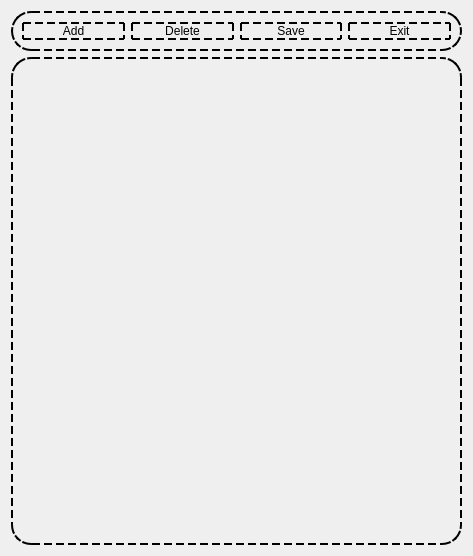
<?xml version="1.0" encoding="UTF-8"?>
<ui version="4.0">
 <class>MappingWindow</class>
 <widget class="QWidget" name="MappingWindow">
  <property name="geometry">
   <rect>
    <x>0</x>
    <y>0</y>
    <width>473</width>
    <height>556</height>
   </rect>
  </property>
  <property name="windowTitle">
   <string>Mapping Window</string>
  </property>
  <property name="styleSheet">
   <string notr="true">QFrame{
	border:2px dashed black;
	background:transparent;
	border-radius:20%;
}</string>
  </property>
  <layout class="QVBoxLayout" name="verticalLayout">
   <item>
    <widget class="QFrame" name="frame">
     <property name="frameShape">
      <enum>QFrame::Shape::StyledPanel</enum>
     </property>
     <property name="frameShadow">
      <enum>QFrame::Shadow::Raised</enum>
     </property>
     <layout class="QHBoxLayout" name="horizontalLayout">
      <item>
       <widget class="QPushButton" name="pushButton">
        <property name="styleSheet">
         <string notr="true">QPushButton{
	border:2px dashed black;
	border-radius:20%;
}

QPushButton::hover{
	background-color: rgb(64, 255, 150);
}</string>
        </property>
        <property name="text">
         <string>Add</string>
        </property>
        <property name="icon">
         <iconset resource="assets.qrc">
          <normaloff>:/icons/Asstes/Icons/icons8-add-100.png</normaloff>:/icons/Asstes/Icons/icons8-add-100.png</iconset>
        </property>
        <property name="iconSize">
         <size>
          <width>40</width>
          <height>40</height>
         </size>
        </property>
       </widget>
      </item>
      <item>
       <widget class="QPushButton" name="pushButton_2">
        <property name="styleSheet">
         <string notr="true">QPushButton{
	border:2px dashed black;
	border-radius:20%;
}

QPushButton::hover{
	background-color: rgb(255, 156, 34);
}</string>
        </property>
        <property name="text">
         <string>Delete</string>
        </property>
        <property name="icon">
         <iconset resource="assets.qrc">
          <normaloff>:/icons/Asstes/Icons/icons8-cross-64.png</normaloff>:/icons/Asstes/Icons/icons8-cross-64.png</iconset>
        </property>
        <property name="iconSize">
         <size>
          <width>40</width>
          <height>40</height>
         </size>
        </property>
       </widget>
      </item>
      <item>
       <widget class="QPushButton" name="pushButton_4">
        <property name="styleSheet">
         <string notr="true">QPushButton{
	border:2px dashed black;
	border-radius:20%;
}

QPushButton::hover{
	background-color: rgb(64, 255, 150);
}</string>
        </property>
        <property name="text">
         <string>Save</string>
        </property>
        <property name="icon">
         <iconset resource="assets.qrc">
          <normaloff>:/icons/Asstes/Icons/icons8-save-64.png</normaloff>:/icons/Asstes/Icons/icons8-save-64.png</iconset>
        </property>
        <property name="iconSize">
         <size>
          <width>40</width>
          <height>40</height>
         </size>
        </property>
       </widget>
      </item>
      <item>
       <widget class="QPushButton" name="pushButton_5">
        <property name="styleSheet">
         <string notr="true">QPushButton{
	border:2px dashed black;
	border-radius:20%;
}

QPushButton::hover{
	background-color: rgb(155, 0, 0);
}</string>
        </property>
        <property name="text">
         <string>Exit</string>
        </property>
        <property name="icon">
         <iconset resource="assets.qrc">
          <normaloff>:/icons/Asstes/Icons/icons8-export-100.png</normaloff>:/icons/Asstes/Icons/icons8-export-100.png</iconset>
        </property>
        <property name="iconSize">
         <size>
          <width>40</width>
          <height>40</height>
         </size>
        </property>
       </widget>
      </item>
     </layout>
    </widget>
   </item>
   <item>
    <widget class="QTableWidget" name="tableWidget">
     <property name="font">
      <font>
       <pointsize>12</pointsize>
      </font>
     </property>
    </widget>
   </item>
  </layout>
 </widget>
 <resources>
  <include location="assets.qrc"/>
 </resources>
 <connections>
  <connection>
   <sender>pushButton_5</sender>
   <signal>clicked()</signal>
   <receiver>MappingWindow</receiver>
   <slot>close()</slot>
   <hints>
    <hint type="sourcelabel">
     <x>413</x>
     <y>37</y>
    </hint>
    <hint type="destinationlabel">
     <x>544</x>
     <y>45</y>
    </hint>
   </hints>
  </connection>
 </connections>
</ui>
